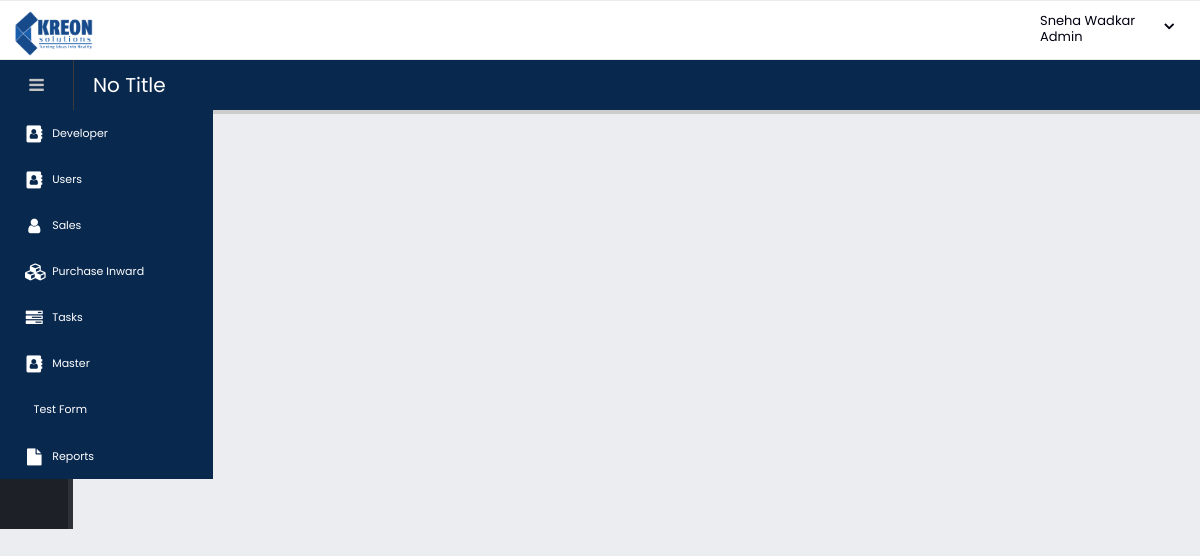
The page /k_files/k_header.php (signed in) on the database its author committed.
### tables this page shows
CREATE TABLE `users` (
  `ID` int(11) NOT NULL,
  `Username` varchar(500) NOT NULL,
  `Name` varchar(500) NOT NULL,
  `Password` varchar(500) NOT NULL,
  `Role` int(11) NOT NULL,
  `RememberMe` varchar(1000) DEFAULT NULL,
  `LastLoginAt` timestamp NULL DEFAULT NULL,
  `CreatedAt` timestamp NOT NULL DEFAULT CURRENT_TIMESTAMP ON UPDATE CURRENT_TIMESTAMP,
  `CreatedBy` int(11) NOT NULL
);

CREATE TABLE `pageroleaccess` (
  `ID` int(11) NOT NULL,
  `RoleID` int(11) NOT NULL,
  `PageAccessID` int(11) NOT NULL,
  `AddBtn` tinyint(1) NOT NULL DEFAULT '0',
  `EditBtn` tinyint(1) NOT NULL DEFAULT '0',
  `ListView` tinyint(1) NOT NULL DEFAULT '0',
  `OtherBtn` tinyint(1) NOT NULL DEFAULT '0',
  `DeleteBtn` tinyint(1) NOT NULL DEFAULT '0'
);

CREATE TABLE `kpageaccess` (
  `ID` int(11) NOT NULL,
  `parentMenu` int(11) NOT NULL COMMENT 'if the parent is a number then it will be considered as child. If parent = 0 then normal, ifparent = -1 then PARENT.',
  `displayname` varchar(200) NOT NULL,
  `filename` varchar(200) NOT NULL,
  `FormId` int(11) NOT NULL,
  `FaIcon` varchar(200) NOT NULL,
  `PageOrder` int(11) NOT NULL,
  `AddBtn` tinyint(1) NOT NULL,
  `EditBtn` tinyint(1) NOT NULL,
  `ListView` tinyint(1) NOT NULL,
  `DeleteBtn` tinyint(1) NOT NULL,
  `OtherBtn` tinyint(1) NOT NULL,
  `CreatedAt` timestamp NOT NULL DEFAULT CURRENT_TIMESTAMP,
  `CreatedBy` int(11) NOT NULL,
  `UpdatedAt` timestamp NOT NULL DEFAULT CURRENT_TIMESTAMP ON UPDATE CURRENT_TIMESTAMP,
  `UpdatedBy` int(11) NOT NULL,
  `isArchived` int(11) NOT NULL
);

### dbClassMySQL.php (called while the page is built, shortened)
<?php
class db extends mysqli {
	private static $instance = null;
	public static function getInstance() {
		if (!self::$instance instanceof self) {
			self::$instance = new self;
		}
		return self::$instance;
	}
	public function db_select($query) {
		$output = array();
		$output['result_set'] = array();
		$output['error'] = "1";
		$output['error_statement'] = "";
		if ($result = $this->query($query)) {
			$output['error'] = "0";
			$output['num_rows'] = $result->num_rows;
			while($row = $result->fetch_assoc()){
				$output['result_set'][] = $row;
			}
		} else {
			$output['error_statement'] = "Error: " . $this->error;
		}
		return $output;
	}
}
?>

### k_files/k_header.php (the view, shortened to what this page needs)
<?php
$user_access = isset($user_access) ? $user_access : 1;
if($user_access){
	if(isset($_SESSION['user_id']) && strlen($_SESSION['user_id'])>0){
		$uid = $_SESSION['user_id'];
		$sql = "SELECT ID as uid, name,pagerolemaster.Label as Role,users.Role as RoleID FROM users LEFT JOIN pagerolemaster on users.Role= pagerolemaster.RoleId WHERE ID='".$uid."' ";
		$result = db::getInstance()->db_select($sql);
		for($i = 0; $i < $result['num_rows']; $i++){
			$name = $result['result_set'][$i]['name'];
			$RoleID = $result['result_set'][$i]['RoleID'];
			if($i == 0) break;
		}
	}
}
$menubar="";
    $sqlmenu  = "SELECT a.*,b.displayname,b.filename,b.FaIcon,b.PageOrder,b.parentMenu FROM pageroleaccess a
                LEFT JOIN kpageaccess b on a.PageAccessID = b.ID WHERE a.RoleID='".$RoleID."' ORDER BY b.PageOrder ASC";
	$result = db::getInstance()->db_select($sqlmenu);
		$menubar .= '<ul class="nav nav-main"> ';
		for($i = 0; $i < $result['num_rows']; $i++){
			$pageaccessid = $result['result_set'][$i]['PageAccessID'];
			$displayname = $result['result_set'][$i]['displayname'];
			$filename = $result['result_set'][$i]['filename'];
			$parentMenu = $result['result_set'][$i]['parentMenu'];
			$FaIcon = $result['result_set'][$i]['FaIcon'];
			if($parentMenu == 0) {
				if($result['result_set'][$i]['AddBtn'] !=0 || $result['result_set'][$i]['ListView'] !=0 || $result['result_set'][$i]['EditBtn'] !=0){
					$sqlmenu1  = "SELECT * FROM kpageaccess  WHERE parentMenu='".$pageaccessid."' ORDER BY PageOrder ASC;";
					$result1 = db::getInstance()->db_select($sqlmenu1);
					if($result1['num_rows'] > 0){
						$menubar .= '<li class="nav-parent"><a><i class="fa fa-address-book" aria-hidden="true"></i>'.$displayname.'</a> ';
							$menubar .= '<ul class="nav nav-children"> ';
								for($j = 0; $j < $result1['num_rows']; $j++){
									$subpageaccessid = $result1['result_set'][$j]['ID'];
									$submenufilename = $result1['result_set'][$j]['filename'];
									$submenuFaIcon = $result1['result_set'][$j]['FaIcon'];
									$submenudisplayname = $result1['result_set'][$j]['displayname'];
									$sqlmenu2  = "SELECT * FROM kpageaccess  WHERE parentMenu='".$subpageaccessid."' ORDER BY PageOrder ASC;";
									$result2 = db::getInstance()->db_select($sqlmenu2);
									if($result2['num_rows'] > 0){
										$menubar .= '<li class="nav-parent"><a><i class="fa fa-address-book" aria-hidden="true"></i>'.$submenudisplayname.'</a> ';
											$menubar .= '<ul class="nav nav-children"> ';
											for($k = 0; $k < $result2['num_rows']; $k++){
												$subchildmenufilename = $result2['result_set'][$k]['filename'];
												$subchildmenuFaIcon = $result2['result_set'][$k]['FaIcon'];
												$subchildmenudisplayname = $result2['result_set'][$k]['displayname'];
												$menubar .= '<li><a href="'.$subchildmenufilename.'"><i class="'.$subchildmenuFaIcon.'" aria-hidden="true"></i>'.$subchildmenudisplayname.'</a></li>';
											}
											$menubar .= '</ul> ';
										$menubar .= '</li> ';
									}else{
										$menubar .= '<li><a href="'.$submenufilename.'"><i class="'.$submenuFaIcon.'" aria-hidden="true"></i>'.$submenudisplayname.'</a></li>';
									}
								}
							$menubar .= '</ul> ';
						$menubar .= '</li> ';
					}else{
						$menubar .= '<li><a href="'.$filename.'"><i class="'.$FaIcon.'" aria-hidden="true"></i>'.$displayname.'</a></li>';
					}
				}
			}
			elseif($parentMenu == -1) {
			    $menubar .='';
			}
		}
$loggeduser = isset($first_name) ? $first_name : "Admin";
?>
<!doctype html>
<html class="fixed sidebar-left-collapsed sidebar-left-xs" >
	<head><meta http-equiv="Content-Type" content="text/html; charset=utf-8">
		<link rel="stylesheet" href="assets/vendor/bootstrap/css/bootstrap.css" />
		<link rel="stylesheet" href="assets/vendor/font-awesome/css/font-awesome.css" />
		<link rel="stylesheet" href="assets/vendor/magnific-popup/magnific-popup.css" />
		<link rel="stylesheet" href="assets/vendor/bootstrap-datepicker/css/bootstrap-datepicker3.css" />
		<link rel="stylesheet" href="assets/vendor/select2/css/select2.css" />
		<link rel="stylesheet" href="assets/vendor/jquery-ui/jquery-ui.css" />
		<link rel="stylesheet" href="assets/vendor/jquery-ui/jquery-ui.theme.css" />
		<link rel="stylesheet" href="assets/vendor/dropzone/basic.css" />
		<link rel="stylesheet" href="assets/vendor/dropzone/dropzone.css" />
		<link rel="stylesheet" href="assets/vendor/bootstrap-multiselect/bootstrap-multiselect.css" />
		<link rel="stylesheet" href="assets/vendor/morris.js/morris.css" />
		<link rel="stylesheet" href="assets/vendor/select2-bootstrap-theme/select2-bootstrap.min.css" />
		<link rel="stylesheet" href="assets/stylesheets/theme.css" />
		<link rel="stylesheet" href="assets/stylesheets/skins/default.css" />
		<link rel="stylesheet" href="assets/stylesheets/theme-custom.css">
	</head>
	<body>
		<section class="body">
			<header class="header">
				<div class="logo-container">
					<a href="#" class="logo">
						<img src="assets/images/kreon-logo.png" height="45" alt="Porto Admin" />
					</a>
					<div id="userbox" class="userbox">
						<a href="#" data-toggle="dropdown">
							<div class="profile-info" data-lock-name="" data-lock-email="">
								<span style="white-space: nowrap;overflow: hidden;text-overflow: ellipsis;max-width: 170px;" class="name"><?php echo $name.'<br> '.$loggeduser; ?></span>
							</div>
							<i class="fa custom-caret"></i>
						</a>
					</div>
				</div>
			</header>
			<div class="inner-wrapper">
				<aside id="sidebar-left" class="sidebar-left">
					<div class="sidebar-header">
						<div class="sidebar-toggle hidden-xs" data-toggle-class="sidebar-left-collapsed" data-target="html" data-fire-event="sidebar-left-toggle">
							<i class="fa fa-bars" aria-label="Toggle sidebar"></i>
						</div>
					</div>
					<div class="nano">
						<div class="nano-content">
							<nav id="menu" class="nav-main" role="navigation">
								<?php echo $menubar; ?>
							</nav>
						</div>
					</div>
				</aside>
				<section role="main" class="content-body">
					<header class="page-header">
						<h2><?php echo isset($k_page_title)?$k_page_title : "No Title"; ?></h2>
					</header>

### assets/stylesheets/skins/default.css (style rules this page uses)
a, .btn-link { color: #0088cc; }
.page-header h2 { border-bottom-color: #0088cc; }

### k_files/k_header.php (style rules this page uses)
body { font-family: PoppinsR; color: #353535; }
@media (min-width: 768px) { .userbox { float: right; } }
@media (min-width: 768px) { .content-body { padding: 20px; } }
.userbox { margin-right: 26px; margin-top: 12px; }
.nano-content { right:9px !important; }
html.sidebar-left-xs .sidebar-left ul.nav-main li i { font-size: 1.7rem; }
.header { border-top: 1px solid #EDEDED; }
ul.nav-main li a { color: #ffffff; }
ul.nav-main > li { background-color: #09284e; }
.page-header { background: #09284e; }
.sidebar-left .sidebar-header .sidebar-toggle { background: #09284e !important; }
.nano-content { width:218px; }

### rows shown on the page
users: Name "Sneha Wadkar"
pageroleaccess: kpageaccess.displayname "Developer"
pageroleaccess: kpageaccess.displayname "Users"
pageroleaccess: kpageaccess.displayname "Sales"
pageroleaccess: kpageaccess.displayname "Purchase Inward"
pageroleaccess: kpageaccess.displayname "Tasks"
pageroleaccess: kpageaccess.displayname "Master"
pageroleaccess: kpageaccess.displayname "Test Form"
pageroleaccess: kpageaccess.displayname "Reports"

### other values the page prints
$loggeduser "Admin"
